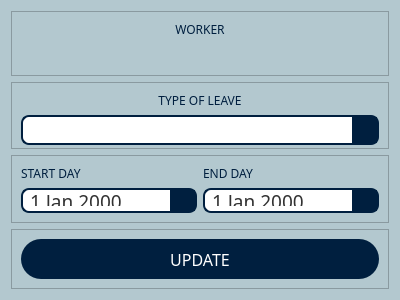
<?xml version="1.0" encoding="UTF-8"?>
<ui version="4.0">
 <class>Dialog</class>
 <widget class="QDialog" name="Dialog">
  <property name="geometry">
   <rect>
    <x>0</x>
    <y>0</y>
    <width>400</width>
    <height>300</height>
   </rect>
  </property>
  <property name="minimumSize">
   <size>
    <width>400</width>
    <height>300</height>
   </size>
  </property>
  <property name="maximumSize">
   <size>
    <width>400</width>
    <height>301</height>
   </size>
  </property>
  <property name="windowTitle">
   <string>Edit Leave</string>
  </property>
  <property name="windowIcon">
   <iconset>
    <selectedon>:/img/src/image/edit_icon.png</selectedon>
   </iconset>
  </property>
  <property name="styleSheet">
   <string notr="true">background-color: rgb(179, 200, 207);</string>
  </property>
  <layout class="QGridLayout" name="gridLayout">
   <item row="0" column="0">
    <widget class="QFrame" name="frame">
     <property name="frameShape">
      <enum>QFrame::StyledPanel</enum>
     </property>
     <property name="frameShadow">
      <enum>QFrame::Raised</enum>
     </property>
     <layout class="QGridLayout" name="gridLayout_4">
      <item row="0" column="0">
       <widget class="QLabel" name="label_9">
        <property name="font">
         <font>
          <family>Caros Black</family>
         </font>
        </property>
        <property name="styleSheet">
         <string notr="true">color: rgb(0, 31, 63);</string>
        </property>
        <property name="text">
         <string>WORKER</string>
        </property>
        <property name="alignment">
         <set>Qt::AlignCenter</set>
        </property>
       </widget>
      </item>
      <item row="1" column="0">
       <widget class="QLabel" name="worker_label">
        <property name="font">
         <font>
          <family>Caros Black</family>
          <pointsize>12</pointsize>
         </font>
        </property>
        <property name="styleSheet">
         <string notr="true">color: rgb(0, 31, 63);</string>
        </property>
        <property name="text">
         <string/>
        </property>
        <property name="alignment">
         <set>Qt::AlignCenter</set>
        </property>
       </widget>
      </item>
     </layout>
    </widget>
   </item>
   <item row="1" column="0">
    <widget class="QFrame" name="frame_2">
     <property name="frameShape">
      <enum>QFrame::StyledPanel</enum>
     </property>
     <property name="frameShadow">
      <enum>QFrame::Raised</enum>
     </property>
     <layout class="QGridLayout" name="gridLayout_2">
      <item row="0" column="0">
       <widget class="QLabel" name="label_10">
        <property name="font">
         <font>
          <family>Caros Black</family>
         </font>
        </property>
        <property name="styleSheet">
         <string notr="true">color: rgb(0, 31, 63);</string>
        </property>
        <property name="text">
         <string>TYPE OF LEAVE</string>
        </property>
        <property name="alignment">
         <set>Qt::AlignCenter</set>
        </property>
       </widget>
      </item>
      <item row="1" column="0">
       <widget class="QComboBox" name="type_leave_comboBox">
        <property name="minimumSize">
         <size>
          <width>0</width>
          <height>30</height>
         </size>
        </property>
        <property name="maximumSize">
         <size>
          <width>16777215</width>
          <height>30</height>
         </size>
        </property>
        <property name="font">
         <font>
          <family>Caros Light</family>
          <pointsize>14</pointsize>
         </font>
        </property>
        <property name="styleSheet">
         <string notr="true">QComboBox {
    background-color: rgb(255, 255, 255);
    border: 2px solid rgb(0, 31, 63);
    border-radius: 8px;
    padding: 5px;
    font-size: 14pt;
    color: rgb(50, 50, 50);
}

QComboBox::drop-down {
    background-color: rgb(0, 31, 63);
    border: none;
    width: 25px;
    border-radius: 0px;
}

QComboBox::down-arrow {
    image: url(:/img/src/image/chevron_down.png);
    width: 12px;
    height: 12px;
}

QComboBox QAbstractItemView {
    border: none; 
    background-color: rgb(255, 255, 255);
    color: rgb(50, 50, 50);
    font-size: 14pt;
}
</string>
        </property>
        <item>
         <property name="text">
          <string/>
         </property>
        </item>
        <item>
         <property name="text">
          <string>Sick</string>
         </property>
        </item>
        <item>
         <property name="text">
          <string>Vacation</string>
         </property>
        </item>
        <item>
         <property name="text">
          <string>Time Off</string>
         </property>
        </item>
       </widget>
      </item>
     </layout>
    </widget>
   </item>
   <item row="2" column="0">
    <widget class="QFrame" name="frame_3">
     <property name="frameShape">
      <enum>QFrame::StyledPanel</enum>
     </property>
     <property name="frameShadow">
      <enum>QFrame::Raised</enum>
     </property>
     <layout class="QGridLayout" name="gridLayout_3">
      <item row="0" column="0">
       <widget class="QLabel" name="label_11">
        <property name="font">
         <font>
          <family>Caros Black</family>
         </font>
        </property>
        <property name="styleSheet">
         <string notr="true">color: rgb(0, 31, 63);</string>
        </property>
        <property name="text">
         <string>START DAY</string>
        </property>
       </widget>
      </item>
      <item row="0" column="1">
       <widget class="QLabel" name="label_12">
        <property name="font">
         <font>
          <family>Caros Black</family>
         </font>
        </property>
        <property name="styleSheet">
         <string notr="true">color: rgb(0, 31, 63);</string>
        </property>
        <property name="text">
         <string>END DAY</string>
        </property>
       </widget>
      </item>
      <item row="1" column="0">
       <widget class="QDateEdit" name="start_date_dateEdit">
        <property name="minimumSize">
         <size>
          <width>0</width>
          <height>0</height>
         </size>
        </property>
        <property name="maximumSize">
         <size>
          <width>16777215</width>
          <height>16777215</height>
         </size>
        </property>
        <property name="font">
         <font>
          <family>Caros Light</family>
          <pointsize>14</pointsize>
         </font>
        </property>
        <property name="styleSheet">
         <string notr="true">QDateEdit {
                background-color: rgb(255, 255, 255);
                border: 2px solid  rgb(0, 31, 63);
                border-radius: 8px;
                padding: 5px;
                font-size: 14pt;
                color: rgb(50, 50, 50);
            }
QDateEdit::drop-down {
                background-color: rgb(0, 31, 63);
                border: none;
                width: 25px;
            }
            QDateEdit::down-arrow {
                image: url(:/img/src/image/chevron_down.png); 
                width: 12px;
                height: 12px;
            }
            QDateEdit QCalendarWidget {
                background-color: rgb(240, 240, 240);
                border: 1px solid rgb(200, 200, 200);
                font-size: 12pt;
                color: rgb(0, 0, 0);
				font: 25 16pt &quot;Caros Light&quot;;
            }
            QDateEdit QCalendarWidget QToolButton {
                color: rgb(0, 31, 63);
                font-size: 12pt;
                border: none;
                margin: 5px;
                padding: 5px;
                border-radius: 5px;
				font: 25 16pt &quot;Caros Light&quot;;
            }
            QDateEdit QCalendarWidget QToolButton:hover {
                background-color: rgb(58, 109, 140);
				font: 25 16pt &quot;Caros Light&quot;;
            }
            QDateEdit QCalendarWidget QTableView {
                background-color: white;
                color: black;
				font: 25 16pt &quot;Caros Light&quot;;
            }
QDateEdit QCalendarWidget QTableView:selected {
                background-color: rgb(0, 122, 204);
                color: white;
				font: 25 16pt &quot;Caros Light&quot;;
 }
QDateEdit QCalendarWidget QToolButton#qt_calendar_prevmonth  {
	qproperty-icon: none;
    image: url(:/img/src/image/Left_Dark.png)
}

QDateEdit QCalendarWidget QToolButton#qt_calendar_nextmonth {
	qproperty-icon: none;
    image: url(:/img/src/image/Right_Dark.png)
}
</string>
        </property>
        <property name="locale">
         <locale language="English" country="UnitedStates"/>
        </property>
        <property name="minimumDateTime">
         <datetime>
          <hour>0</hour>
          <minute>0</minute>
          <second>0</second>
          <year>1945</year>
          <month>9</month>
          <day>14</day>
         </datetime>
        </property>
        <property name="calendarPopup">
         <bool>true</bool>
        </property>
       </widget>
      </item>
      <item row="1" column="1">
       <widget class="QDateEdit" name="end_date_dateEdit">
        <property name="font">
         <font>
          <family>Caros Light</family>
          <pointsize>14</pointsize>
         </font>
        </property>
        <property name="styleSheet">
         <string notr="true">QDateEdit {
                background-color: rgb(255, 255, 255);
                border: 2px solid  rgb(0, 31, 63);
                border-radius: 8px;
                padding: 5px;
                font-size: 14pt;
                color: rgb(50, 50, 50);
            }
QDateEdit::drop-down {
                background-color: rgb(0, 31, 63);
                border: none;
                width: 25px;
            }
            QDateEdit::down-arrow {
                image: url(:/img/src/image/chevron_down.png); 
                width: 12px;
                height: 12px;
            }
            QDateEdit QCalendarWidget {
                background-color: rgb(240, 240, 240);
                border: 1px solid rgb(200, 200, 200);
                font-size: 12pt;
                color: rgb(0, 0, 0);
				font: 25 16pt &quot;Caros Light&quot;;
            }
            QDateEdit QCalendarWidget QToolButton {
                color: rgb(0, 31, 63);
                font-size: 12pt;
                border: none;
                margin: 5px;
                padding: 5px;
                border-radius: 5px;
				font: 25 16pt &quot;Caros Light&quot;;
            }
            QDateEdit QCalendarWidget QToolButton:hover {
                background-color: rgb(58, 109, 140);
				font: 25 16pt &quot;Caros Light&quot;;
            }
            QDateEdit QCalendarWidget QTableView {
                background-color: white;
                color: black;
				font: 25 16pt &quot;Caros Light&quot;;
            }
QDateEdit QCalendarWidget QTableView:selected {
                background-color: rgb(0, 122, 204);
                color: white;
				font: 25 16pt &quot;Caros Light&quot;;
 }
QDateEdit QCalendarWidget QToolButton#qt_calendar_prevmonth  {
	qproperty-icon: none;
    image: url(:/img/src/image/Left_Dark.png)
}

QDateEdit QCalendarWidget QToolButton#qt_calendar_nextmonth {
	qproperty-icon: none;
    image: url(:/img/src/image/Right_Dark.png)
}
</string>
        </property>
        <property name="locale">
         <locale language="English" country="UnitedStates"/>
        </property>
        <property name="minimumDateTime">
         <datetime>
          <hour>0</hour>
          <minute>0</minute>
          <second>0</second>
          <year>1945</year>
          <month>9</month>
          <day>14</day>
         </datetime>
        </property>
        <property name="calendarPopup">
         <bool>true</bool>
        </property>
       </widget>
      </item>
     </layout>
    </widget>
   </item>
   <item row="3" column="0">
    <widget class="QFrame" name="frame_4">
     <property name="frameShape">
      <enum>QFrame::StyledPanel</enum>
     </property>
     <property name="frameShadow">
      <enum>QFrame::Raised</enum>
     </property>
     <layout class="QGridLayout" name="gridLayout_5">
      <item row="0" column="0">
       <widget class="QPushButton" name="pushButton">
        <property name="minimumSize">
         <size>
          <width>0</width>
          <height>40</height>
         </size>
        </property>
        <property name="maximumSize">
         <size>
          <width>16777215</width>
          <height>40</height>
         </size>
        </property>
        <property name="font">
         <font>
          <family>Caros Black</family>
          <pointsize>12</pointsize>
         </font>
        </property>
        <property name="styleSheet">
         <string notr="true">QPushButton{
background-color: rgb(0, 31, 63);
border-radius: 20px;
color: rgb(255, 255, 255);
}

QPushButton:hover{
background-color: rgb(58, 109, 140);
}</string>
        </property>
        <property name="text">
         <string>UPDATE</string>
        </property>
       </widget>
      </item>
     </layout>
    </widget>
   </item>
  </layout>
 </widget>
 <resources>
  <include location="rec.qrc"/>
 </resources>
 <connections/>
</ui>
